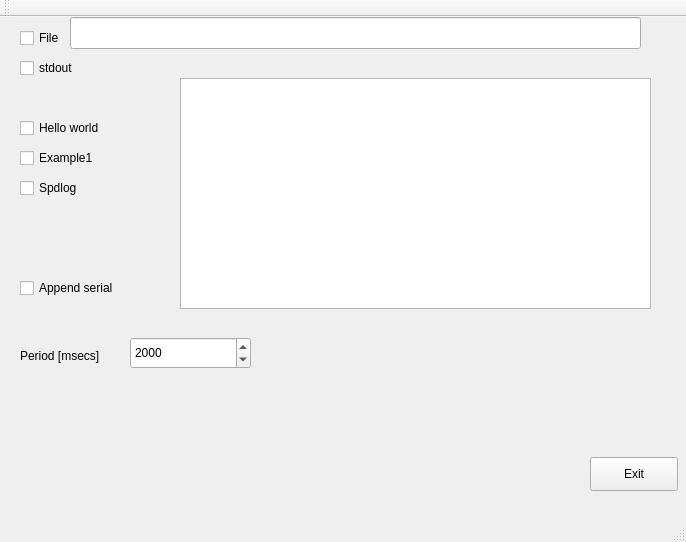
<?xml version="1.0" encoding="UTF-8"?>
<ui version="4.0">
 <class>MainWindow</class>
 <widget class="QMainWindow" name="MainWindow">
  <property name="geometry">
   <rect>
    <x>0</x>
    <y>0</y>
    <width>686</width>
    <height>542</height>
   </rect>
  </property>
  <property name="windowTitle">
   <string>AntilogTestsUI</string>
  </property>
  <property name="windowIcon">
   <iconset resource="../../antilog/resources.qrc">
    <normaloff>:/artwork/artwork/icon.svg</normaloff>:/artwork/artwork/icon.svg</iconset>
  </property>
  <widget class="QWidget" name="centralWidget">
   <widget class="QCheckBox" name="checkBoxFile">
    <property name="geometry">
     <rect>
      <x>20</x>
      <y>10</y>
      <width>61</width>
      <height>22</height>
     </rect>
    </property>
    <property name="text">
     <string>File</string>
    </property>
   </widget>
   <widget class="QCheckBox" name="checkBoxStdout">
    <property name="geometry">
     <rect>
      <x>20</x>
      <y>40</y>
      <width>281</width>
      <height>22</height>
     </rect>
    </property>
    <property name="text">
     <string>stdout</string>
    </property>
   </widget>
   <widget class="QCheckBox" name="checkBoxHelloWorld">
    <property name="geometry">
     <rect>
      <x>20</x>
      <y>100</y>
      <width>101</width>
      <height>22</height>
     </rect>
    </property>
    <property name="text">
     <string>Hello world</string>
    </property>
   </widget>
   <widget class="QCheckBox" name="checkBoxExample1">
    <property name="geometry">
     <rect>
      <x>20</x>
      <y>130</y>
      <width>101</width>
      <height>22</height>
     </rect>
    </property>
    <property name="text">
     <string>Example1</string>
    </property>
   </widget>
   <widget class="QSpinBox" name="spinBoxPeriod">
    <property name="geometry">
     <rect>
      <x>130</x>
      <y>320</y>
      <width>121</width>
      <height>32</height>
     </rect>
    </property>
    <property name="minimum">
     <number>1</number>
    </property>
    <property name="maximum">
     <number>10000</number>
    </property>
    <property name="value">
     <number>2000</number>
    </property>
   </widget>
   <widget class="QListWidget" name="listWidgetPreview">
    <property name="geometry">
     <rect>
      <x>180</x>
      <y>61</y>
      <width>471</width>
      <height>231</height>
     </rect>
    </property>
   </widget>
   <widget class="QLineEdit" name="lineEditFile">
    <property name="geometry">
     <rect>
      <x>70</x>
      <y>0</y>
      <width>571</width>
      <height>32</height>
     </rect>
    </property>
   </widget>
   <widget class="QLabel" name="label">
    <property name="geometry">
     <rect>
      <x>20</x>
      <y>330</y>
      <width>131</width>
      <height>18</height>
     </rect>
    </property>
    <property name="text">
     <string>Period [msecs]</string>
    </property>
   </widget>
   <widget class="QPushButton" name="pushButton">
    <property name="geometry">
     <rect>
      <x>590</x>
      <y>440</y>
      <width>88</width>
      <height>34</height>
     </rect>
    </property>
    <property name="text">
     <string>Exit</string>
    </property>
   </widget>
   <widget class="QCheckBox" name="checkBoxSpdLog">
    <property name="geometry">
     <rect>
      <x>20</x>
      <y>160</y>
      <width>88</width>
      <height>22</height>
     </rect>
    </property>
    <property name="text">
     <string>Spdlog</string>
    </property>
   </widget>
   <widget class="QCheckBox" name="checkBoxAppendSerial">
    <property name="geometry">
     <rect>
      <x>20</x>
      <y>260</y>
      <width>121</width>
      <height>22</height>
     </rect>
    </property>
    <property name="text">
     <string>Append serial</string>
    </property>
   </widget>
  </widget>
  <widget class="QMenuBar" name="menuBar">
   <property name="geometry">
    <rect>
     <x>0</x>
     <y>0</y>
     <width>686</width>
     <height>30</height>
    </rect>
   </property>
  </widget>
  <widget class="QToolBar" name="mainToolBar">
   <attribute name="toolBarArea">
    <enum>TopToolBarArea</enum>
   </attribute>
   <attribute name="toolBarBreak">
    <bool>false</bool>
   </attribute>
  </widget>
  <widget class="QStatusBar" name="statusBar"/>
 </widget>
 <layoutdefault spacing="6" margin="11"/>
 <resources>
  <include location="../../antilog/resources.qrc"/>
 </resources>
 <connections/>
</ui>
